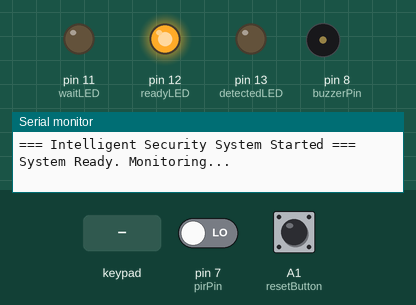
Recording of a sketch running on a simulated Arduino Uno, built with avr-gcc and run on an emulated ATmega328P. On the bench: output pins drawn as LEDs (lit = HIGH), buzzer (waves = sounding, pin HIGH), the last lines printed to the serial monitor. The inputs (shaded band) are chosen by the test bench; at power-on: pin 7 (pirPin) LOW, A1 (resetButton) HIGH.

Above: at 4.2 s.
4.3 s: keypad keys 1 2 3 4 # pressed 0.4 s apart
At 5.96 s:
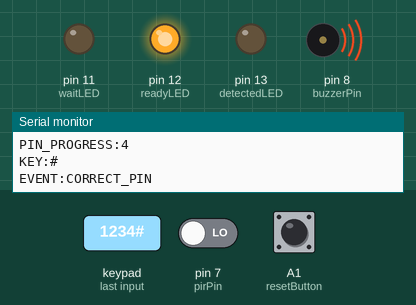
7.8 s: pin 7 (pirPin) driven HIGH
At 8.3 s:
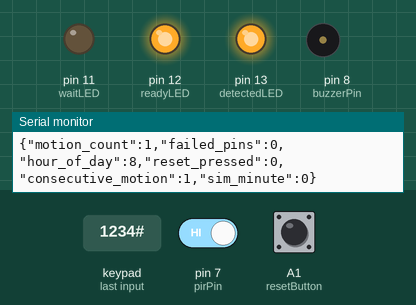
9.4 s: A1 (resetButton) pulled LOW for 0.15 s
At 9.65 s:
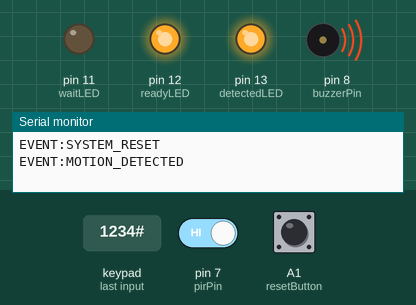
12.5 s: key '#' pressed
At 14.1 s:
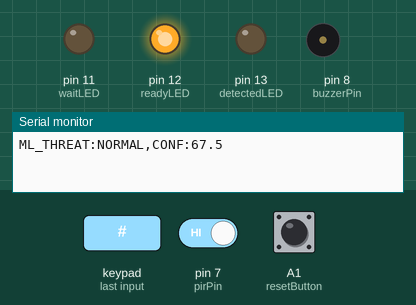
Timing chart, 0 to 15.6 s (numbered marks = the images above; inputs shaded):
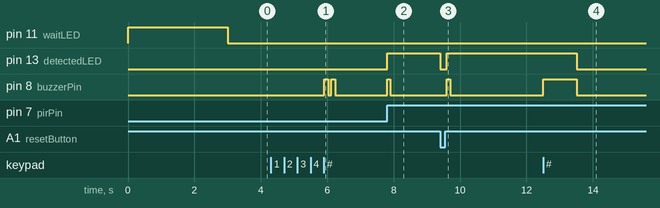

Measured:
- after the input at 4.3 s, pin 8 (buzzerPin): alternates HIGH for 0.12 s and LOW for 0.10 s, 4 changes in all, then stays LOW, starting after 1.6 s
- after the input at 7.8 s, pin 13 (detectedLED): LOW → HIGH at once; pin 8 (buzzerPin): LOW → HIGH at once, → LOW 0.10 s later
- after the input at 9.4 s, pin 13 (detectedLED): HIGH → LOW at once, → HIGH 0.20 s later; pin 8 (buzzerPin): LOW → HIGH after 0.20 s, → LOW 0.10 s later
- after the input at 12.5 s, pin 13 (detectedLED): HIGH → LOW after 1.0 s; pin 8 (buzzerPin): LOW → HIGH at once, → LOW 1.0 s later

The sketch:

SecuritySystem_Final.ino
```cpp
// =====================================================================
//  SCS 6106 - EIS  |  ASSIGNMENTS 5 & 6
//  Intelligent Edge Security System with Real-Time Threat Classification
//
//  ML PIPELINE - HOW THIS SKETCH FITS IN:
//  ---------------------------------------------------------------------
//  STAGE 1 - DATA COLLECTION (this file):
//    Two IoT sensors collect real-world data:
//    - PIR sensor (pin 7): detects human presence
//    - 4x4 Keypad: captures PIN attempts
//    Data is packaged as JSON and sent over Serial (lightweight protocol)
//    to the PC - equivalent to MQTT in a cloud-based IoT system.
//
//  STAGE 2 - DATA PROCESSING (this file):
//    All preprocessing happens locally at the edge (no cloud needed):
//    - A 60-second rolling window resets counters to filter stale data
//    - Features are normalised to 0-1 inside scaleFeatures()
//    - Consecutive motion tracking filters noise from single PIR triggers
//
//  STAGE 3 - FEATURE ENGINEERING (this file):
//    Raw sensor signals are transformed into 5 meaningful features:
//    - motion_count       : how many PIR triggers
//    - failed_pins        : wrong PIN attempts (authentication failures)
//    - hour_of_day        : context - 2am motion is riskier than 2pm
//    - reset_pressed      : whether manual override was used
//    - consecutive_motion : persistent presence vs single trigger
//
//  STAGE 5 - EDGE DEPLOYMENT (this file):
//    The MLP model trained on the PC (Assignment6_EdgeML.py) is deployed
//    here. All 123 learned weights live in model_weights.h which is
//    compiled into Arduino flash memory (2.1 KB).
//    Inference runs entirely on-chip: no internet, no cloud, no PC.
//    This is functionally equivalent to TensorFlow Lite deployment.
//
//  BUZZER BEHAVIOUR:
//  ---------------------------------------------------------------------
//  Motion detected  : short single BEEP  (100 ms)
//  Wrong PIN        : long CONTINUOUS BUZZ (1000 ms)
//  Correct PIN      : two short happy beeps
//  HIGH RISK (ML)   : three rapid urgent beeps
//
//  HARDWARE PINS:
//  ---------------------------------------------------------------------
//  PIR sensor       : pin 7    Buzzer        : pin 8
//  LED detected     : pin 13   LED ready     : pin 12
//  LED wait         : pin 11   Reset button  : A1
//  Keypad rows      : pins 5,4,3,2
//  Keypad cols      : pins A0,10,9,6
// =====================================================================

#include <Keypad.h>
#include "model_weights.h"   // STAGE 5: exported MLP weights from PC training

// ── Keypad layout ─────────────────────────────────────────────────────
const byte ROWS = 4;
const byte COLS = 4;
char keys[ROWS][COLS] = {
  {'1','4','7','*'},
  {'2','5','8','0'},
  {'3','6','9','#'},
  {'A','B','C','D'}
};
byte rowPins[ROWS] = {5, 4, 3, 2};
byte colPins[COLS] = {A0, 10, 9, 6};
Keypad keypad = Keypad(makeKeymap(keys), rowPins, colPins, ROWS, COLS);

// ── Hardware pins ──────────────────────────────────────────────────────
const int detectedLED  = 13;
const int readyLED     = 12;
const int waitLED      = 11;
const int buzzerPin    = 8;
const int pirPin       = 7;
const int resetButton  = A1;

// ── Security state ─────────────────────────────────────────────────────
String enteredPIN        = "";
const String correctPIN  = "1234";
bool   motionDetected    = false;
bool   systemReady       = true;

// ── STAGE 3 - Engineered features (reset every 60 seconds) ────────────
// These are derived from raw sensor signals - not raw readings themselves
int  motionCount         = 0;   // PIR triggers this window
int  failedAttempts      = 0;   // Wrong PINs this window
int  consecutiveMotion   = 0;   // Back-to-back PIR fires
unsigned long windowStart = 0;  // Timestamp of rolling window start

// ── Threat label strings (output classes) ─────────────────────────────
const char* THREAT_LABELS[3] = {"NORMAL", "SUSPICIOUS", "HIGH RISK"};

// =====================================================================
//  BUZZER HELPER FUNCTIONS
//  Physical actuation layer - hardware responds to ML classification
// =====================================================================

// Single short beep - motion alert (Stage 1: sensor triggered)
void beepOnce() {
  digitalWrite(buzzerPin, HIGH);
  delay(100);
  digitalWrite(buzzerPin, LOW);
}

// Two short beeps - correct PIN / system disarmed
void beepDouble() {
  for (int i = 0; i < 2; i++) {
    digitalWrite(buzzerPin, HIGH); delay(120);
    digitalWrite(buzzerPin, LOW);  delay(100);
  }
}

// Long continuous buzz - wrong PIN (authentication failure detected)
void buzzLong() {
  digitalWrite(buzzerPin, HIGH);
  delay(1000);
  digitalWrite(buzzerPin, LOW);
}

// Three rapid beeps - HIGH RISK ML classification (Stage 5 output action)
void beepUrgent() {
  for (int i = 0; i < 3; i++) {
    digitalWrite(buzzerPin, HIGH); delay(150);
    digitalWrite(buzzerPin, LOW);  delay(100);
  }
}

// =====================================================================
//  STAGE 5 - EDGE ML INFERENCE FUNCTIONS
//
//  These functions implement the MLP forward pass in pure C++.
//  The weights (W1,W2,W3,b1,b2,b3) come from model_weights.h which
//  was generated by Assignment6_EdgeML.py after training on the PC.
//  No ML library is needed on the Arduino - just basic arithmetic.
//  This is equivalent to how TensorFlow Lite runs on microcontrollers.
// =====================================================================

// ReLU activation: passes positive values, blocks negatives
// Used in hidden layers to introduce non-linearity
float relu(float x) {
  return x > 0.0f ? x : 0.0f;
}

// Softmax activation: converts raw output scores into probabilities (0-1)
// The three outputs represent P(NORMAL), P(SUSPICIOUS), P(HIGH RISK)
// They always sum to 1.0 - we pick the highest as our prediction
void softmax(float* arr, int n) {
  // Subtract maxVal first for numerical stability (prevents overflow on chip)
  float maxVal = arr[0];
  for (int i = 1; i < n; i++) if (arr[i] > maxVal) maxVal = arr[i];
  float sum = 0.0f;
  for (int i = 0; i < n; i++) { arr[i] = exp(arr[i] - maxVal); sum += arr[i]; }
  for (int i = 0; i < n; i++) arr[i] /= sum;
}

// STAGE 2 - Feature normalisation (Min-Max scaling)
// Scales each feature to 0-1 so no feature dominates due to magnitude
// e.g. hour_of_day (0-23) would otherwise overpower failed_pins (0-5)
// FEATURE_MIN and FEATURE_MAX come from model_weights.h (training data bounds)
void scaleFeatures(float* features, float* scaled) {
  for (int i = 0; i < NUM_FEATURES; i++) {
    float denom = FEATURE_MAX[i] - FEATURE_MIN[i];
    if (denom == 0.0f) denom = 1.0f;  // prevent division by zero
    scaled[i] = (features[i] - FEATURE_MIN[i]) / denom;
  }
}

// STAGE 5 - Full MLP forward pass
// Architecture: 5 inputs -> 8 neurons (ReLU) -> 6 neurons (ReLU) -> 3 outputs (Softmax)
// This is the neural network running entirely on the Arduino chip
int mlpPredict(float* rawFeatures, float* confidence) {
  // Step 1: normalise raw sensor values to 0-1
  float x[NUM_FEATURES];
  scaleFeatures(rawFeatures, x);

  // Step 2: Layer 1 forward pass (5 inputs -> 8 neurons, ReLU)
  // Each neuron = dot product of inputs and weights + bias, then ReLU
  float h1[W1_COLS];
  for (int j = 0; j < W1_COLS; j++) {
    float sum = b1[j];  // start with bias
    for (int i = 0; i < W1_ROWS; i++) sum += x[i] * W1[i * W1_COLS + j];
    h1[j] = relu(sum);  // apply ReLU activation
  }

  // Step 3: Layer 2 forward pass (8 -> 6 neurons, ReLU)
  float h2[W2_COLS];
  for (int j = 0; j < W2_COLS; j++) {
    float sum = b2[j];
    for (int i = 0; i < W2_ROWS; i++) sum += h1[i] * W2[i * W2_COLS + j];
    h2[j] = relu(sum);
  }

  // Step 4: Output layer (6 -> 3 outputs, Softmax)
  // Produces probabilities for NORMAL, SUSPICIOUS, HIGH RISK
  float out[NUM_CLASSES];
  for (int j = 0; j < NUM_CLASSES; j++) {
    float sum = b3[j];
    for (int i = 0; i < W3_ROWS; i++) sum += h2[i] * W3[i * NUM_CLASSES + j];
    out[j] = sum;
  }
  softmax(out, NUM_CLASSES);  // convert scores to probabilities

  // Step 5: Pick class with highest probability
  int best = 0;
  for (int i = 1; i < NUM_CLASSES; i++) if (out[i] > out[best]) best = i;
  *confidence = out[best] * 100.0f;  // return as percentage
  return best;  // 0=NORMAL, 1=SUSPICIOUS, 2=HIGH RISK
}


// STAGE 2 - Simulated real-time clock using millis()
// START_HOUR sets the demo start hour. When DS3231 RTC is connected,
// replace getSimulatedHour() with: return rtc.now().hour();
#define START_HOUR 8
int getSimulatedHour() {
  unsigned long elapsed = millis() - windowStart;
  int hoursElapsed = (int)(elapsed / 3600000UL);
  return (START_HOUR + hoursElapsed) % 24;
}

int getSimulatedMinute() {
  unsigned long elapsed = millis() - windowStart;
  unsigned long totalMinutes = elapsed / 60000UL;
  return (int)(totalMinutes % 60);
}

// STAGE 5 - Trigger inference and act on result
// Called after every wrong PIN attempt - escalation logic lives in the model
void runML() {
  int hour         = getSimulatedHour();               // FIX: millis() simulated clock
  int resetState   = (digitalRead(resetButton) == LOW) ? 1 : 0;  // FIX: actual pin read

  // STAGE 3: Package engineered features into array for the model
  float features[NUM_FEATURES] = {
    (float)motionCount,    // how many PIR triggers this window
    (float)failedAttempts, // wrong PIN attempts - key escalation driver
    (float)hour,           // simulated time context (START_HOUR + elapsed)
    (float)resetState,     // FIX: actual digitalRead(A1) not derived flag
    (float)consecutiveMotion  // persistent presence indicator
  };

  float conf;
  int threat = mlpPredict(features, &conf);

  // STAGE 5 OUTPUT: send classification result over Serial
  // Python script (Assignment 5) also reads this for cross-validation
  Serial.print("ML_THREAT:");
  Serial.print(THREAT_LABELS[threat]);
  Serial.print(",CONF:");
  Serial.println(conf, 1);

  // ACTUATION: physical response to ML classification
  if (threat == 2) beepUrgent();  // HIGH RISK -> three urgent beeps
}

// STAGE 1 - Data ingestion: send sensor state as JSON over Serial
// This is the data feed for the Python KNN classifier (Assignment 5)
// JSON format allows the PC to parse individual features easily
void sendSerialJSON() {
  int resetState = (digitalRead(resetButton) == LOW) ? 1 : 0;  // FIX: actual pin read
  int simHour    = getSimulatedHour();                          // FIX: millis() clock
  Serial.print("{\"motion_count\":");
  Serial.print(motionCount);
  Serial.print(",\"failed_pins\":");
  Serial.print(failedAttempts);
  Serial.print(",\"hour_of_day\":");
  Serial.print(simHour);
  Serial.print(",\"reset_pressed\":");
  Serial.print(resetState);
  Serial.print(",\"consecutive_motion\":");
  Serial.print(consecutiveMotion);
  Serial.print(",\"sim_minute\":");
  Serial.print(getSimulatedMinute());
  Serial.println("}");
}

// =====================================================================
//  SETUP
// =====================================================================
void setup() {
  Serial.begin(9600);  // open Serial for data ingestion (Stage 1)
  Serial.println("=== Intelligent Security System Started ===");

  pinMode(detectedLED,  OUTPUT);
  pinMode(readyLED,     OUTPUT);
  pinMode(waitLED,      OUTPUT);
  pinMode(buzzerPin,    OUTPUT);
  pinMode(pirPin,       INPUT);
  pinMode(resetButton,  INPUT_PULLUP);

  // PIR sensor warm-up period (3 seconds to stabilise)
  digitalWrite(waitLED, HIGH);
  delay(3000);
  digitalWrite(waitLED, LOW);
  digitalWrite(readyLED, HIGH);

  windowStart = millis();
  Serial.println("System Ready. Monitoring...");
}

// =====================================================================
//  MAIN LOOP
// =====================================================================
void loop() {

  // STAGE 2 - Rolling 60-second window reset
  // Prevents stale data from accumulating and skewing predictions
  // Equivalent to windowing/sliding window in time-series IoT processing
  if (millis() - windowStart >= 60000) {
    motionCount       = 0;
    failedAttempts    = 0;
    consecutiveMotion = 0;
    windowStart       = millis();
    Serial.println("Window reset.");
  }

  // STAGE 1 - PIR sensor data collection
  // Raw sensor output (HIGH/LOW) is transformed into engineered features
  if (digitalRead(pirPin) == HIGH && systemReady) {
    Serial.println("EVENT:MOTION_DETECTED");
    digitalWrite(detectedLED, HIGH);
    beepOnce();

    motionDetected     = true;
    systemReady        = false;
    motionCount++;        // STAGE 3: increment engineered feature
    consecutiveMotion++; // STAGE 3: track persistence of presence

    // Motion alone = NORMAL (escalation only happens via wrong PINs)
    Serial.println("ML_THREAT:NORMAL,CONF:100.0");
    sendSerialJSON();  // STAGE 1: transmit data to PC for KNN (Assignment 5)

  } else if (!motionDetected) {
    digitalWrite(detectedLED, LOW);
    consecutiveMotion = 0;
  }

  // STAGE 1 - Keypad data collection
  char key = keypad.getKey();
  if (key) {
    Serial.print("KEY:");
    Serial.println(key);

    if (key >= '0' && key <= '9') {
      if (enteredPIN.length() < 4) {
        enteredPIN += key;
        Serial.print("PIN_PROGRESS:");
        Serial.println(enteredPIN.length());
      }

    } else if (key == '*') {
      enteredPIN = "";
      Serial.println("EVENT:PIN_CLEARED");

    } else if (key == '#') {
      if (enteredPIN == correctPIN) {
        // Correct PIN - system disarmed
        Serial.println("EVENT:CORRECT_PIN");
        digitalWrite(readyLED,    HIGH);
        digitalWrite(detectedLED, LOW);
        beepDouble();
        systemReady    = true;
        motionDetected = false;
        failedAttempts = 0;  // reset escalation counter

      } else {
        // Wrong PIN - increment feature and run ML (Stages 3 + 5)
        Serial.println("EVENT:WRONG_PIN");
        failedAttempts++;  // STAGE 3: key escalation feature
        digitalWrite(detectedLED, HIGH);
        buzzLong();
        digitalWrite(detectedLED, LOW);

        sendSerialJSON();  // STAGE 1: update PC with new feature values
        runML();           // STAGE 5: re-classify threat on chip
      }
      enteredPIN = "";
    }
  }

  // Manual reset button - clears all feature counters
  if (digitalRead(resetButton) == LOW) {
    enteredPIN        = "";
    systemReady       = true;
    motionDetected    = false;
    failedAttempts    = 0;
    motionCount       = 0;
    consecutiveMotion = 0;
    digitalWrite(detectedLED, LOW);
    digitalWrite(readyLED,    HIGH);
    Serial.println("EVENT:SYSTEM_RESET");
    delay(200);
  }
}
```

model_weights.h
```cpp
// AUTO-GENERATED by Assignment6_EdgeML.py - SCS 6106 EIS
// #include this file in the same folder as SecuritySystem_Final.ino

#ifndef MODEL_WEIGHTS_H
#define MODEL_WEIGHTS_H

const int NUM_FEATURES = 5;
const int NUM_CLASSES  = 3;

const float FEATURE_MIN[5] = {0.000000f, 0.000000f, 0.000000f, 0.000000f, 0.000000f};
const float FEATURE_MAX[5] = {10.000000f, 5.000000f, 23.000000f, 1.000000f, 5.000000f};

// Layer 1: 5 -> 8
const float W1[40] = {-0.000000f, 0.975391f, 0.000001f, 0.926373f, -0.000598f, -0.554338f, -0.006477f, 1.213582f, 0.000000f, 0.802352f, -0.011886f, 1.423117f, 0.000401f, -0.939067f, -0.000233f, 0.668341f, -0.000000f, -0.470258f, -0.000000f, 0.474321f, 0.000000f, -0.183172f, -0.000000f, -0.102258f, -0.000000f, 0.558014f, -0.000107f, 0.542752f, 0.000000f, -0.077850f, -0.000000f, 0.291119f, -0.005706f, 1.027891f, 0.009639f, 1.162827f, -0.000000f, -0.565159f, 0.000000f, 0.709150f};
const float b1[8] = {-0.513549f, -0.808970f, -0.632641f, 0.353658f, -0.327753f, 1.377699f, -0.255834f, -1.064315f};
const int   W1_ROWS = 5;
const int   W1_COLS = 8;

// Layer 2: 8 -> 6
const float W2[48] = {0.000000f, -0.000125f, 0.007783f, 0.000016f, 0.004583f, 0.001734f, 0.000000f, 1.011200f, -0.002569f, 0.028884f, -0.006061f, -0.259553f, 0.000000f, -0.000000f, 0.000220f, -0.000000f, -0.000000f, 0.000000f, -0.056176f, 0.730401f, -0.003468f, 1.561176f, 0.000013f, -0.433233f, -0.011383f, 0.000127f, 0.000000f, 0.000000f, 0.000012f, -0.003504f, -0.019211f, -1.855179f, 0.000724f, -1.111510f, -0.000000f, -0.004321f, -0.000000f, -0.000000f, 0.000000f, -0.000000f, 0.001429f, 0.000000f, -0.001192f, 1.657792f, 0.000006f, -1.691955f, 0.000012f, 0.000000f};
const float b2[6] = {0.007237f, -0.821017f, -0.621372f, -0.331252f, -0.613503f, 0.138402f};
const int   W2_ROWS = 8;
const int   W2_COLS = 6;

// Layer 3: 6 -> 3
const float W3[18] = {-0.000000f, -0.000000f, 0.013794f, -0.698167f, -1.006671f, 1.008525f, -0.000316f, -0.017674f, -0.000007f, -1.730222f, 1.705796f, 0.273899f, 0.000000f, 0.007015f, 0.001139f, -0.473348f, 0.593602f, 0.034248f};
const float b3[3] = {1.860590f, -0.328822f, -1.311102f};
const int   W3_ROWS = 6;
const int   W3_COLS = 3;

#endif // MODEL_WEIGHTS_H
```
